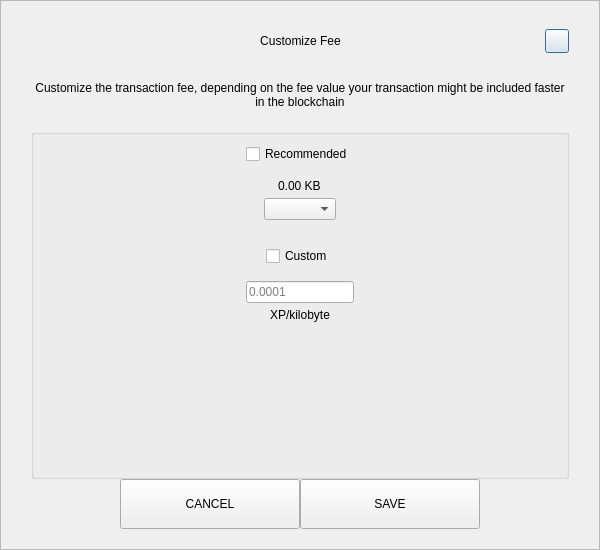
<?xml version="1.0" encoding="UTF-8"?>
<ui version="4.0">
 <class>SendCustomFeeDialog</class>
 <widget class="QDialog" name="SendCustomFeeDialog">
  <property name="geometry">
   <rect>
    <x>0</x>
    <y>0</y>
    <width>600</width>
    <height>550</height>
   </rect>
  </property>
  <property name="windowTitle">
   <string>Form</string>
  </property>
  <layout class="QVBoxLayout" name="verticalLayout_3">
   <property name="spacing">
    <number>0</number>
   </property>
   <property name="leftMargin">
    <number>0</number>
   </property>
   <property name="topMargin">
    <number>0</number>
   </property>
   <property name="rightMargin">
    <number>0</number>
   </property>
   <property name="bottomMargin">
    <number>0</number>
   </property>
   <item>
    <widget class="QFrame" name="frame">
     <property name="styleSheet">
      <string notr="true"/>
     </property>
     <property name="frameShape">
      <enum>QFrame::StyledPanel</enum>
     </property>
     <property name="frameShadow">
      <enum>QFrame::Raised</enum>
     </property>
     <layout class="QVBoxLayout" name="verticalLayout_2">
      <property name="spacing">
       <number>0</number>
      </property>
      <property name="leftMargin">
       <number>30</number>
      </property>
      <property name="topMargin">
       <number>20</number>
      </property>
      <property name="rightMargin">
       <number>30</number>
      </property>
      <property name="bottomMargin">
       <number>20</number>
      </property>
      <item>
       <layout class="QHBoxLayout" name="horizontalLayout_3">
        <property name="spacing">
         <number>0</number>
        </property>
        <item>
         <spacer name="horizontalSpacer_21">
          <property name="orientation">
           <enum>Qt::Horizontal</enum>
          </property>
          <property name="sizeHint" stdset="0">
           <size>
            <width>40</width>
            <height>20</height>
           </size>
          </property>
         </spacer>
        </item>
        <item>
         <widget class="QLabel" name="labelTitle">
          <property name="minimumSize">
           <size>
            <width>0</width>
            <height>40</height>
           </size>
          </property>
          <property name="maximumSize">
           <size>
            <width>16777215</width>
            <height>40</height>
           </size>
          </property>
          <property name="styleSheet">
           <string notr="true">padding-left:24px;</string>
          </property>
          <property name="text">
           <string>Customize Fee</string>
          </property>
          <property name="alignment">
           <set>Qt::AlignCenter</set>
          </property>
          <property name="margin">
           <number>7</number>
          </property>
         </widget>
        </item>
        <item>
         <spacer name="horizontalSpacer">
          <property name="orientation">
           <enum>Qt::Horizontal</enum>
          </property>
          <property name="sizeHint" stdset="0">
           <size>
            <width>40</width>
            <height>20</height>
           </size>
          </property>
         </spacer>
        </item>
        <item>
         <widget class="QPushButton" name="btnEsc">
          <property name="minimumSize">
           <size>
            <width>24</width>
            <height>24</height>
           </size>
          </property>
          <property name="maximumSize">
           <size>
            <width>24</width>
            <height>24</height>
           </size>
          </property>
          <property name="text">
           <string/>
          </property>
         </widget>
        </item>
       </layout>
      </item>
      <item>
       <spacer name="verticalSpacer_2">
        <property name="orientation">
         <enum>Qt::Vertical</enum>
        </property>
        <property name="sizeType">
         <enum>QSizePolicy::Fixed</enum>
        </property>
        <property name="sizeHint" stdset="0">
         <size>
          <width>20</width>
          <height>20</height>
         </size>
        </property>
       </spacer>
      </item>
      <item>
       <widget class="QLabel" name="labelMessage">
        <property name="text">
         <string>Customize the transaction fee, depending on the fee value your transaction might be included faster in the blockchain</string>
        </property>
        <property name="alignment">
         <set>Qt::AlignCenter</set>
        </property>
        <property name="wordWrap">
         <bool>true</bool>
        </property>
       </widget>
      </item>
      <item>
       <spacer name="verticalSpacer_3">
        <property name="orientation">
         <enum>Qt::Vertical</enum>
        </property>
        <property name="sizeType">
         <enum>QSizePolicy::Fixed</enum>
        </property>
        <property name="sizeHint" stdset="0">
         <size>
          <width>20</width>
          <height>20</height>
         </size>
        </property>
       </spacer>
      </item>
      <item>
       <widget class="QGroupBox" name="groupBox">
        <property name="title">
         <string/>
        </property>
        <layout class="QVBoxLayout" name="verticalLayout">
         <property name="leftMargin">
          <number>12</number>
         </property>
         <property name="rightMargin">
          <number>12</number>
         </property>
         <item>
          <layout class="QVBoxLayout" name="verticalLayout_4">
           <property name="spacing">
            <number>5</number>
           </property>
           <item alignment="Qt::AlignHCenter">
            <widget class="QCheckBox" name="checkBoxRecommended">
             <property name="text">
              <string>Recommended</string>
             </property>
            </widget>
           </item>
           <item>
            <spacer name="verticalSpacer_5">
             <property name="orientation">
              <enum>Qt::Vertical</enum>
             </property>
             <property name="sizeType">
              <enum>QSizePolicy::Fixed</enum>
             </property>
             <property name="sizeHint" stdset="0">
              <size>
               <width>20</width>
               <height>10</height>
              </size>
             </property>
            </spacer>
           </item>
           <item alignment="Qt::AlignHCenter">
            <widget class="QLabel" name="labelFee">
             <property name="text">
              <string>0.00 KB</string>
             </property>
            </widget>
           </item>
           <item alignment="Qt::AlignHCenter">
            <widget class="QComboBox" name="comboBoxRecommended"/>
           </item>
          </layout>
         </item>
         <item>
          <spacer name="verticalSpacer">
           <property name="orientation">
            <enum>Qt::Vertical</enum>
           </property>
           <property name="sizeType">
            <enum>QSizePolicy::Fixed</enum>
           </property>
           <property name="sizeHint" stdset="0">
            <size>
             <width>20</width>
             <height>20</height>
            </size>
           </property>
          </spacer>
         </item>
         <item>
          <layout class="QVBoxLayout" name="verticalLayout_5">
           <property name="spacing">
            <number>5</number>
           </property>
           <item alignment="Qt::AlignHCenter">
            <widget class="QCheckBox" name="checkBoxCustom">
             <property name="text">
              <string>Custom</string>
             </property>
            </widget>
           </item>
           <item>
            <spacer name="verticalSpacer_6">
             <property name="orientation">
              <enum>Qt::Vertical</enum>
             </property>
             <property name="sizeType">
              <enum>QSizePolicy::Fixed</enum>
             </property>
             <property name="sizeHint" stdset="0">
              <size>
               <width>20</width>
               <height>10</height>
              </size>
             </property>
            </spacer>
           </item>
           <item alignment="Qt::AlignHCenter">
            <widget class="QLineEdit" name="lineEditCustomFee">
             <property name="placeholderText">
              <string notr="true">0.0001</string>
             </property>
            </widget>
           </item>
           <item alignment="Qt::AlignHCenter">
            <widget class="QLabel" name="labelCustomFee">
             <property name="text">
              <string>XP/kilobyte</string>
             </property>
            </widget>
           </item>
          </layout>
         </item>
         <item>
          <spacer name="verticalSpacer_4">
           <property name="orientation">
            <enum>Qt::Vertical</enum>
           </property>
           <property name="sizeHint" stdset="0">
            <size>
             <width>20</width>
             <height>40</height>
            </size>
           </property>
          </spacer>
         </item>
        </layout>
       </widget>
      </item>
      <item>
       <layout class="QHBoxLayout" name="horizontalLayout" stretch="1,2,2,1">
        <item>
         <spacer name="horizontalSpacer1">
          <property name="orientation">
           <enum>Qt::Horizontal</enum>
          </property>
          <property name="sizeHint" stdset="0">
           <size>
            <width>40</width>
            <height>20</height>
           </size>
          </property>
         </spacer>
        </item>
        <item>
         <widget class="QPushButton" name="btnCancel">
          <property name="minimumSize">
           <size>
            <width>180</width>
            <height>50</height>
           </size>
          </property>
          <property name="focusPolicy">
           <enum>Qt::NoFocus</enum>
          </property>
          <property name="text">
           <string>CANCEL</string>
          </property>
         </widget>
        </item>
        <item>
         <widget class="QPushButton" name="btnSave">
          <property name="minimumSize">
           <size>
            <width>180</width>
            <height>50</height>
           </size>
          </property>
          <property name="focusPolicy">
           <enum>Qt::NoFocus</enum>
          </property>
          <property name="text">
           <string>SAVE</string>
          </property>
         </widget>
        </item>
        <item>
         <spacer name="horizontalSpacer_2">
          <property name="orientation">
           <enum>Qt::Horizontal</enum>
          </property>
          <property name="sizeHint" stdset="0">
           <size>
            <width>40</width>
            <height>20</height>
           </size>
          </property>
         </spacer>
        </item>
       </layout>
      </item>
     </layout>
    </widget>
   </item>
  </layout>
 </widget>
 <resources/>
 <connections/>
</ui>
